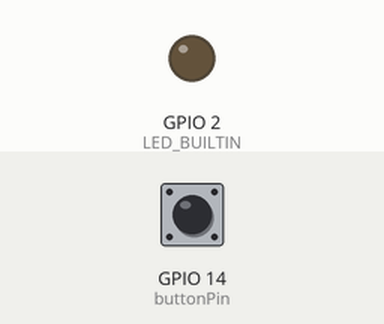
Recording of a sketch running on a simulated ESP32. Shown: output pins drawn as LEDs (lit = HIGH). Inputs (shaded band) come from the test bench; at power-on: GPIO 14 (buttonPin) HIGH. WiFi joins after 1.5 s; servers stay silent unless stated; no MQTT or app messages arrive unless stated; what the sketch prints to the serial monitor is not drawn.

Above: at 0.1 s.
At 2.1 s:
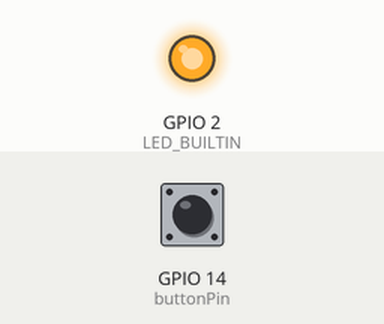
Timing chart, 0 to 3.6 s (numbered marks = the images above):
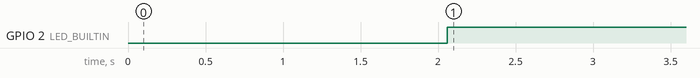

The sketch:

MqttButton.ino
```cpp
/**
 * Mechatronics, 2022
 * This is a template for MQTT and ESP32.
 */

#include <SPI.h>
#include <WiFi.h>
#include <PubSubClient.h>
#include <string.h>
const char* pcSSID = "iPSK-UMU"; // Enter your WiFi name
const char* pcPASSWORD =  "HejHopp!!"; // Enter WiFi password
const char* pcMqttServer = "tfe.iotwan.se";
const int   iMqttPort = 1883;
const char* pcMqttUser = "intro22";
const char* pcMqttPassword = "outro";

const int buttonPin = 14;
int buttonState = 0;
int prevbuttonState = 2;

WiFiClient oEspClient;
PubSubClient oClient(oEspClient);

void fcMqttCallback(char* pcTopic, byte* pcPayload, unsigned int iLength)
{
  Serial.print("\nMessage arrived in topic: ");
  Serial.println(pcTopic);
  if(strstr((char*)pcPayload,"hello")!=0){
    Serial.println("Detected hello in message");
    oClient.publish("mechatronics\echo",pcTopic);
  }
  Serial.print("Received MQTT message:");
  for (int i=0;i<iLength;i++){
    Serial.print((char)pcPayload[i]);
  }
}

// the setup function runs once when you press reset or power the board
void setup()
{
  // initialize digital pin LED_BUILTIN as an output.
  pinMode(LED_BUILTIN, OUTPUT);

  Serial.begin(115200);
  Serial.print("Initiating ESP32  ");
  Serial.print(__TIME__);
  Serial.print("  ");
  Serial.println(__DATE__);

  WiFi.begin(pcSSID,pcPASSWORD);
  while (WiFi.status() != WL_CONNECTED){
    delay(2000);
    Serial.print("Connecting to WiFi SSID:");
    Serial.println(pcSSID);
  }
  Serial.println("Connected to the WiFi network.");

  Serial.print("IP address: ");
  Serial.println(WiFi.localIP());

  oClient.setServer( pcMqttServer, iMqttPort);
  oClient.setCallback(fcMqttCallback);
  while (!oClient.connected()) {
    Serial.print("Connecting to MQTT...");
    Serial.print(pcMqttServer);
    if (oClient.connect("NiklasRemoteButton", pcMqttUser, pcMqttPassword )) {
      Serial.println(".  Connection established.");
    }
    else {
      Serial.print(". failed to connect with state ");
      Serial.println(oClient.state());
      delay(2000);
    }
  }


  //oClient.subscribe("mechatronics/lab2");
  oClient.publish("mechatronics/chat", "My ESP32Button is initited and is up and running.");
  //oClient.subscribe("mechatronics/chat");
  Serial.println("ESP32 is up and running.");
  pinMode(buttonPin, INPUT);
}

void loop()
{
  static unsigned long ulNextTime=0+10000;   // Next time is 10 seconds after start
  char acMsg[100];

  buttonState = digitalRead(buttonPin);
  Serial.println(buttonState);

  long ulTime = millis();

  if (buttonState != prevbuttonState){
    sprintf(acMsg,"%d",buttonState);
    oClient.publish("mechatronics/RemoteButton", &acMsg[0] );
    digitalWrite(LED_BUILTIN, !digitalRead(LED_BUILTIN));   // Toggle Diode, a way to show that the ESP is running
    Serial.println("Send");
    prevbuttonState = buttonState;
  }

  //delay(1000);
  oClient.loop();
}
```

Measured:
- by itself, GPIO 2 (LED_BUILTIN): LOW → HIGH at 2.1 s
